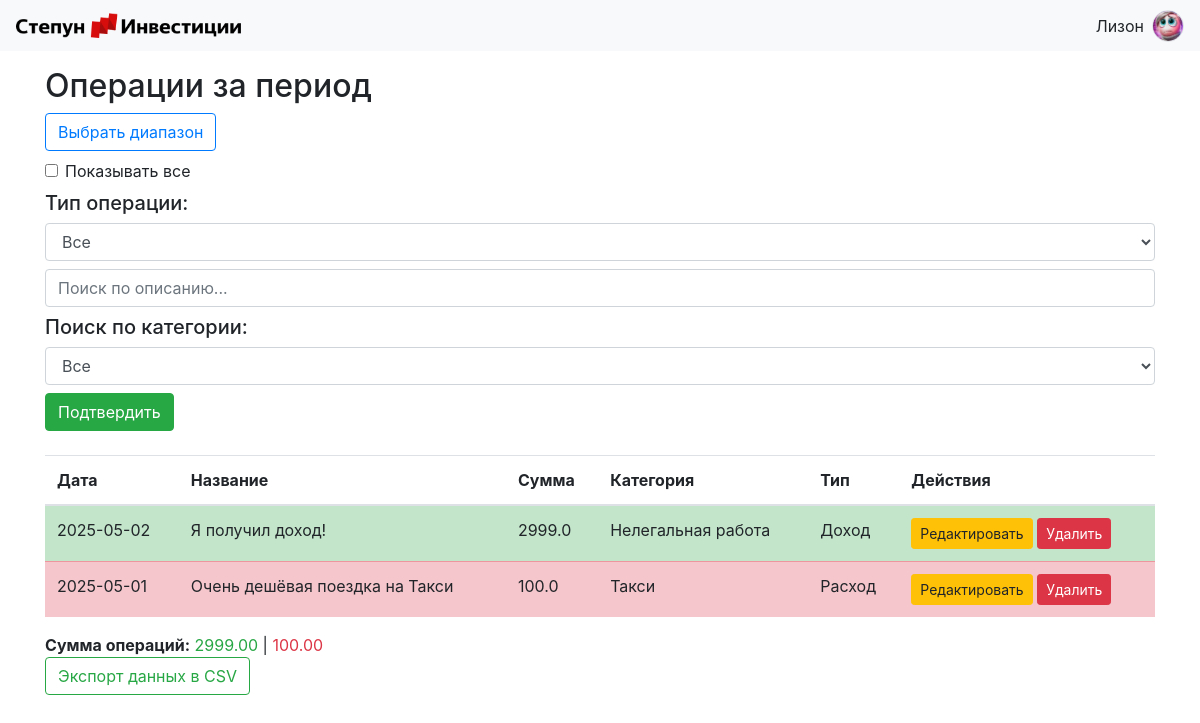
/operations (signed in), run on the app's committed database.
### data/users.py (models this page shows, shortened)
class User(SqlAlchemyBase, UserMixin):
    __tablename__ = 'users'
    id = sqlalchemy.Column(sqlalchemy.Integer, primary_key=True, autoincrement=True)
    username = sqlalchemy.Column(sqlalchemy.String, nullable=True, unique=True)
    password_hash = sqlalchemy.Column(sqlalchemy.String, nullable=True)
    email = sqlalchemy.Column(sqlalchemy.String, index=True, unique=True, nullable=True)
    created_date = sqlalchemy.Column(sqlalchemy.DateTime, default=datetime.datetime.now)
    image_path = sqlalchemy.Column(sqlalchemy.String, nullable=False, default='avatars/default_image.jpg')
    operations = orm.relationship("Operation", back_populates='user')
    categories = orm.relationship("Category", back_populates='user')

### data/operations.py (models this page shows, shortened)
class Operation(SqlAlchemyBase):
    __tablename__ = 'operations'
    id = sqlalchemy.Column(sqlalchemy.Integer, primary_key=True, autoincrement=True)
    date = sqlalchemy.Column(sqlalchemy.DateTime, default=datetime.datetime.now)
    user_id = sqlalchemy.Column(sqlalchemy.Integer, sqlalchemy.ForeignKey("users.id"))
    user = orm.relationship('User')
    amount = sqlalchemy.Column(sqlalchemy.Float, nullable=False)
    category_id = sqlalchemy.Column(sqlalchemy.Integer, sqlalchemy.ForeignKey("category.id"))
    category = orm.relationship("Category")
    type = sqlalchemy.Column(sqlalchemy.String, nullable=False)
    description = sqlalchemy.Column(sqlalchemy.String, nullable=True)

### data/category.py (models this page shows)
class Category(SqlAlchemyBase):
    __tablename__ = 'category'
    id = sqlalchemy.Column(sqlalchemy.Integer, primary_key=True, autoincrement=True)
    name = sqlalchemy.Column(sqlalchemy.String, nullable=True)
    type = sqlalchemy.Column(sqlalchemy.String, nullable=False)
    user_id = sqlalchemy.Column(sqlalchemy.Integer, sqlalchemy.ForeignKey("users.id"), nullable=True)
    user = orm.relationship('User')

### server.py (the view, shortened to what this page needs)
@app.route("/operations", methods=["GET", "POST"])
@login_required
def operations():
    form = PeriodForm()
    page = int(request.args.get("page", 1))
    per_page = 10
    today = date.today()
    start_date = today.replace(day=1)
    end_date = today
    selected_type = 'all'
    selected_category = 'all'
    show_all = False
    search_query = ''
    user_operations = current_user.operations
    db_sess = db_session.create_session()
    user_categories = [{
        'id': c.id,
        'name': c.name,
        'type': c.type
    } for c in current_user.categories]
    base_categories = [{
        'id': c.id,
        'name': c.name,
        'type': c.type
    } for c in db_sess.query(Category).filter(Category.user_id == None)]
    all_categories = [{'id': 'all', 'name': 'Все', 'type': 'all'}]
    all_categories.extend(base_categories + user_categories)
    form.category.choices = [(str(c['id']), c['name']) for c in all_categories]
    if request.method == "POST":
        date_range_str = form.date_range.data
        selected_type = form.operation_type.data
        selected_category = form.category.data
        show_all = 'show_all' in request.form
        search_query = request.form.get('search_query', '')
        if not show_all and date_range_str:
            try:
                start_str, end_str = date_range_str.split(" to ")
                start_date = datetime.strptime(start_str.strip(), "%Y-%m-%d").date()
                end_date = datetime.strptime(end_str.strip(), "%Y-%m-%d").date()
            except ValueError:
                return redirect("/operations")
    else:
        selected_category = request.args.get("selected_category", "all")
        selected_type = request.args.get("selected_type", "all")
        date_range_str = request.args.get("date_range")
        form.date_range.data = ' to '.join([f"{start_date}", f"{end_date}"])
        form.operation_type.data = selected_type
        form.category.data = selected_category
    operations_in_period = user_operations
    if not show_all:
        operations_in_period = filter(
            lambda op: start_date <= op.date.date() <= end_date,
            operations_in_period
        )
    if selected_type != 'all':
        operations_in_period = filter(lambda op: op.type == selected_type, operations_in_period)
    if selected_category != 'all':
        operations_in_period = filter(lambda op: str(op.category_id) == selected_category, operations_in_period)
    if search_query:
        operations_in_period = filter(lambda op: search_query.lower() in op.description.lower(), operations_in_period)
    operations_in_period = list(operations_in_period)
    operations_in_period.sort(key=lambda op: op.date, reverse=True)
    total_pages = math.ceil(len(operations_in_period) / per_page)
    start = (page - 1) * per_page
    end = start + per_page
    current_ops = operations_in_period[start:end]
    return render_template(
        "operations.html",
        form=form,
        operations=current_ops,
        total_pages=total_pages,
        current_page=page,
        selected_type=selected_type,
        selected_category=selected_category,
        show_all=show_all,
        search_query=search_query,
        categories=all_categories
    )

### forms/period.py
class PeriodForm(FlaskForm):
    date_range = HiddenField()
    operation_type = SelectField(
        'Тип операции',
        choices=[('all', 'Все'), ('income', 'Доходы'), ('expense', 'Расходы')],
        default='all',
        validators=[DataRequired()]
    )
    category = SelectField('Категория', choices=[('all', 'Все')], default='all', validators=[Optional()])
    submit = SubmitField("Подтвердить")

### data/db_session.py (called while the page is built)
def create_session() -> Session:
    global __factory
    return __factory()

### server.py (called while the page is built)
@login_manager.user_loader
def load_user(user_id):
    db_sess = db_session.create_session()
    return db_sess.query(User).get(user_id)

### templates/operations.html (shortened to what this page needs)
{% extends "base.html" %}
{% block content %}
<h2>Операции за период</h2>
<form method="POST" id="filterForm">
    <button type="button" class="btn btn-outline-primary mb-2" id="openPicker">Выбрать диапазон</button>
    <div class="form-check mb-2">
        <input class="form-check-input" type="checkbox" id="show_all" name="show_all" {% if show_all %}checked{% endif %}>
        <label class="form-check-label" for="show_all">Показывать все</label>
    </div>
    <h5>Тип операции:</h5>
    {{ form.operation_type(class="form-control mb-2") }}
    <input type="text" name="search_query" class="form-control mb-2" placeholder="Поиск по описанию..." value="{{ search_query }}">
    <h5>Поиск по категории:</h5>
    {{ form.category(class="form-control mb-2") }}
    {{ form.submit(class="btn btn-success") }}
</form>
{% if operations %}
    {% set ns = namespace(income=0, expense=0) %}
    <table class="table table-striped mt-4">
        <thead>
            <tr>
                <th>Дата</th>
                <th>Название</th>
                <th>Сумма</th>
                <th>Категория</th>
                <th>Тип</th>
                <th>Действия</th>
            </tr>
        </thead>
        <tbody>
            {% for op in operations %}
                {% if op.type == 'income' %}
                    {% set ns.income = ns.income + op.amount %}
                {% else %}
                    {% set ns.expense = ns.expense + op.amount %}
                {% endif %}
                <tr class="{{ 'table-success' if op.type == 'income' else 'table-danger' }}">
                    <td>{{ op.date.strftime('%Y-%m-%d') }}</td>
                    <td>{{ op.description }}</td>
                    <td>{{ op.amount }}</td>
                    {% set matched_category = categories | selectattr('id', 'equalto', op.category_id) | list | first %}
                    <td>{{ matched_category.name if matched_category else 'Без категории' }}</td>
                    <td>{{ 'Доход' if op.type == 'income' else 'Расход' }}</td>
                    <td>
                        <a href="{{ url_for('edit_operation', id=op.id) }}" class="btn btn-warning btn-sm">Редактировать</a>
                        <form method="POST" action="{{ url_for('delete_operation', id=op.id) }}"
                              style="display:inline;" onsubmit="return confirm('Удалить операцию?');">
                            <button type="submit" class="btn btn-danger btn-sm">Удалить</button>
                        </form>
                    </td>
                </tr>
            {% endfor %}
        </tbody>
    </table>
    <div class="mt-3 fs-5">
       <strong>Сумма операций:</strong> <span class="text-success">{{ "%.2f"|format(ns.income) }}</span> | <span class="text-danger">{{ "%.2f"|format(ns.expense) }}</span><br>
    </div>
    <button class="btn btn-outline-success mb-3" id="exportCSV">Экспорт данных в CSV</button>
{% endif %}
{% endblock %}

### templates/base.html (shortened to what this page needs)
<!doctype html>
<html lang="en">
<head>
    <link rel="stylesheet"
          href="https://stackpath.bootstrapcdn.com/bootstrap/4.4.1/css/bootstrap.min.css"
>
    <link rel="stylesheet" href="https://cdn.jsdelivr.net/npm/flatpickr/dist/flatpickr.min.css">
</head>
<body>
<header>
    <nav class="navbar navbar-light bg-light justify-content-between px-3">
        <a class="navbar-brand d-flex align-items-center" href="/">
            <img src="{{ url_for('static', filename='logo.png') }}" width="225" height="25" class="mr-2" alt="Logo">
        </a>
        {% if current_user.is_authenticated %}
            <div class="d-flex align-items-center">
                <span class="mr-2">{{ current_user.username }}</span>
                <a href="/profile">
                    <img src="{{ url_for('static', filename=current_user.image_path) }}"
                         width="32" height="32" class="rounded-circle border"
                         style="object-fit: cover;" alt="Аватар">
                </a>
            </div>
        {% else %}
            <div>
                <a class="btn btn-primary" href="/register">Зарегистрироваться</a>
                <a class="btn btn-success" href="/login">Войти</a>
            </div>
        {% endif %}
    </nav>
</header>
<main role="main" class="container mt-3">
    {% block content %}{% endblock %}
</main>
</body>
</html>

### data on the page
User: username "Лизон", image_path (picture)
Operation: date "2025-05-02", description "Я получил доход!", amount "2999.0", type "Доход"
Category: name "Нелегальная работа"
Operation: date "2025-05-01", description "Очень дешёвая поездка на Такси", amount "100.0", type "Расход"
Category: name "Такси"

### other printed values
{{ "%.2f"|format(ns.income) }} "2999.00"
{{ "%.2f"|format(ns.expense) }} "100.00"
